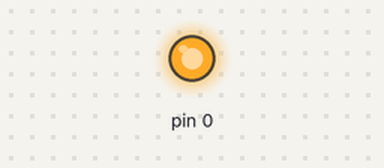
Bench run of a sketch on a simulated Arduino Uno, built for the host (arithmetic inside an expression is 32-bit, double 64-bit). Parts: output pins drawn as LEDs (lit = HIGH).

Above: at 0.7 s.
At 5.2 s:
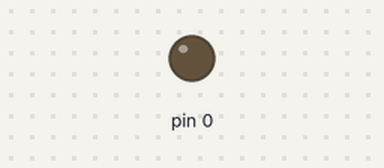
Timing chart, 0 to 6.9 s (numbered marks = the images above):
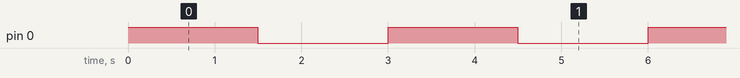

Measured:
- by itself, pin 0: alternates HIGH for 1.5 s and LOW for 1.5 s

The sketch:

Dev-Board-Verification_ShinyLED.ino
```cpp
#define LED_PIN PA0

void setup() {
  pinMode(LED_PIN, OUTPUT);
}

void loop() {
  digitalWrite(LED_PIN, HIGH);
  delay(1500);

  digitalWrite(LED_PIN, LOW);
  delay(1500);
}
```
